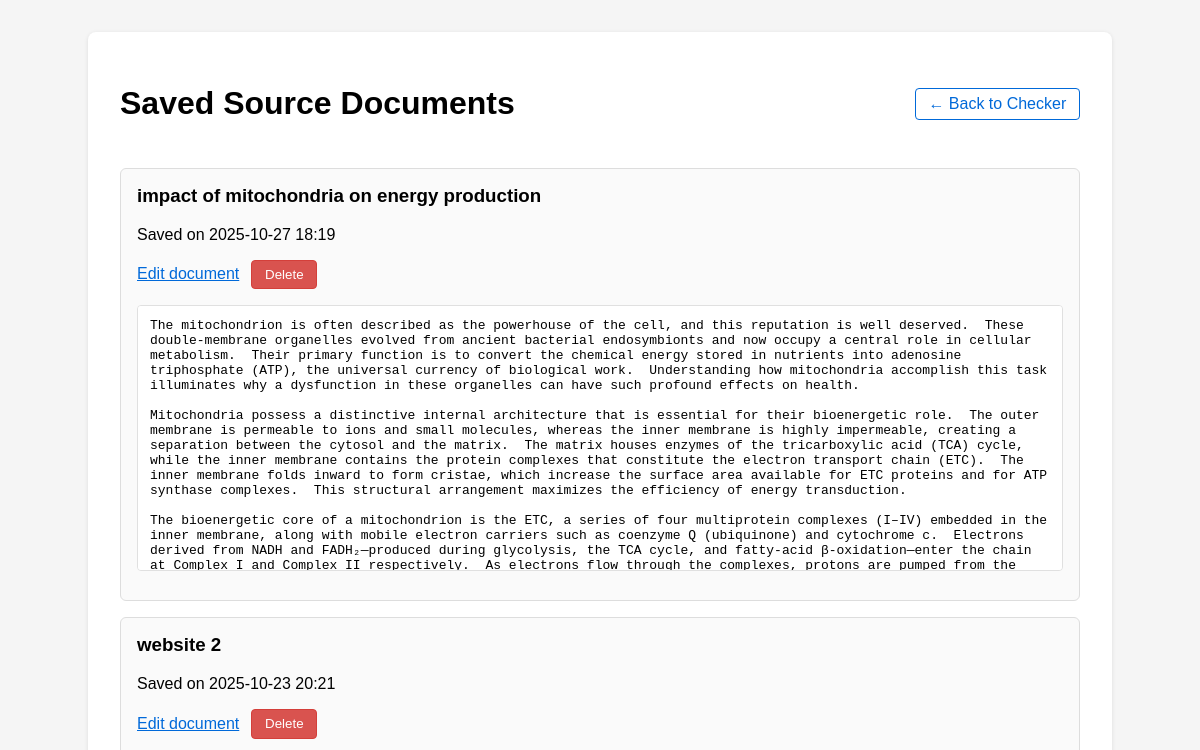
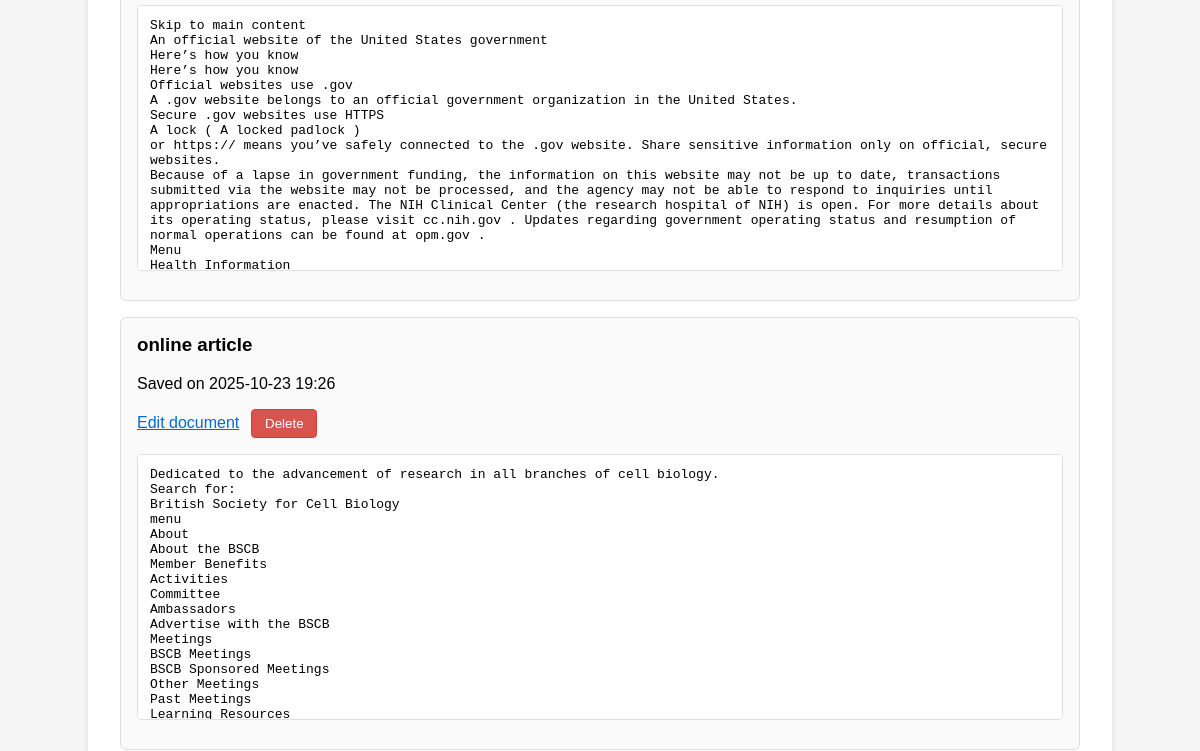
/sources (upper part), run on an earlier commit of the app's database (2 pictures, top to bottom).
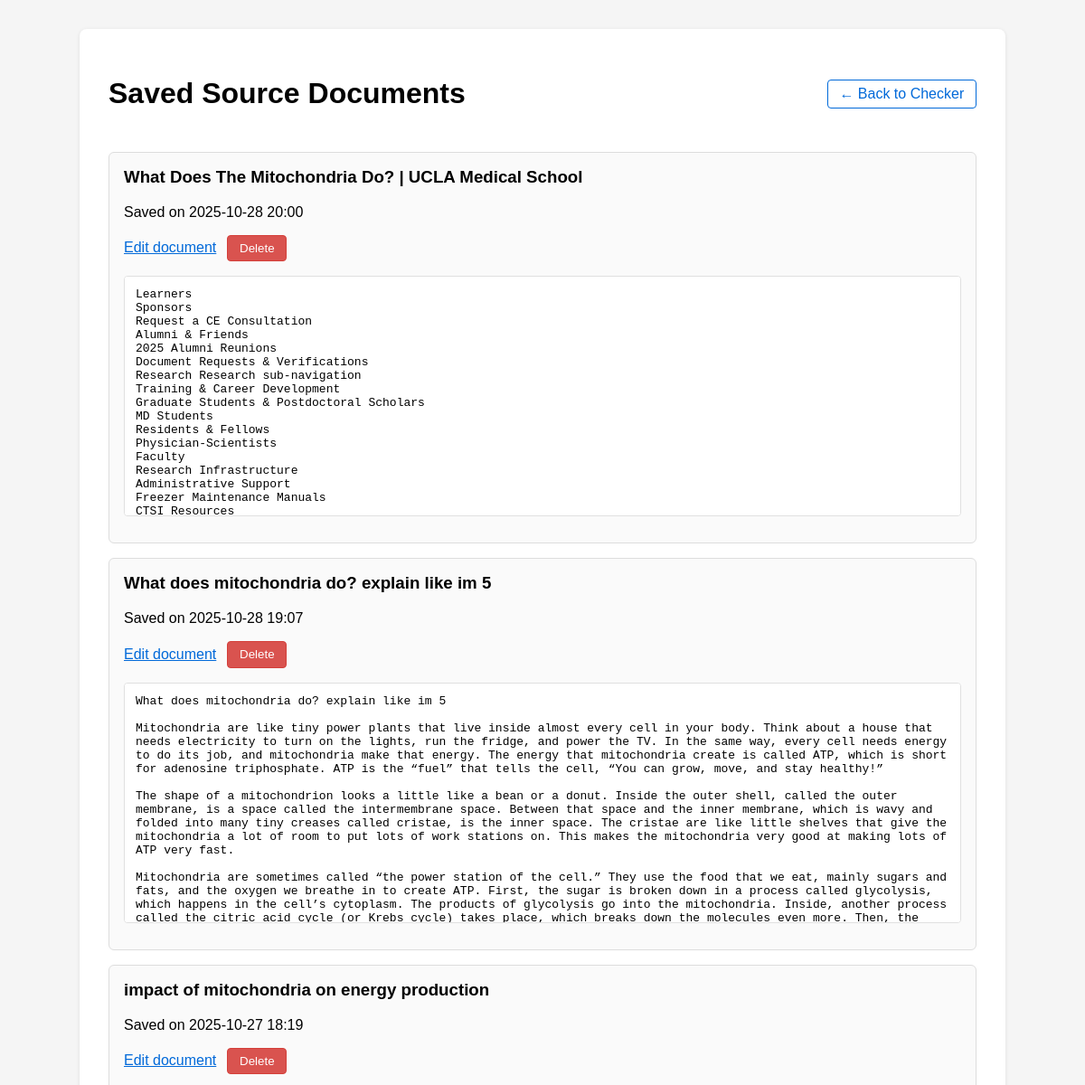
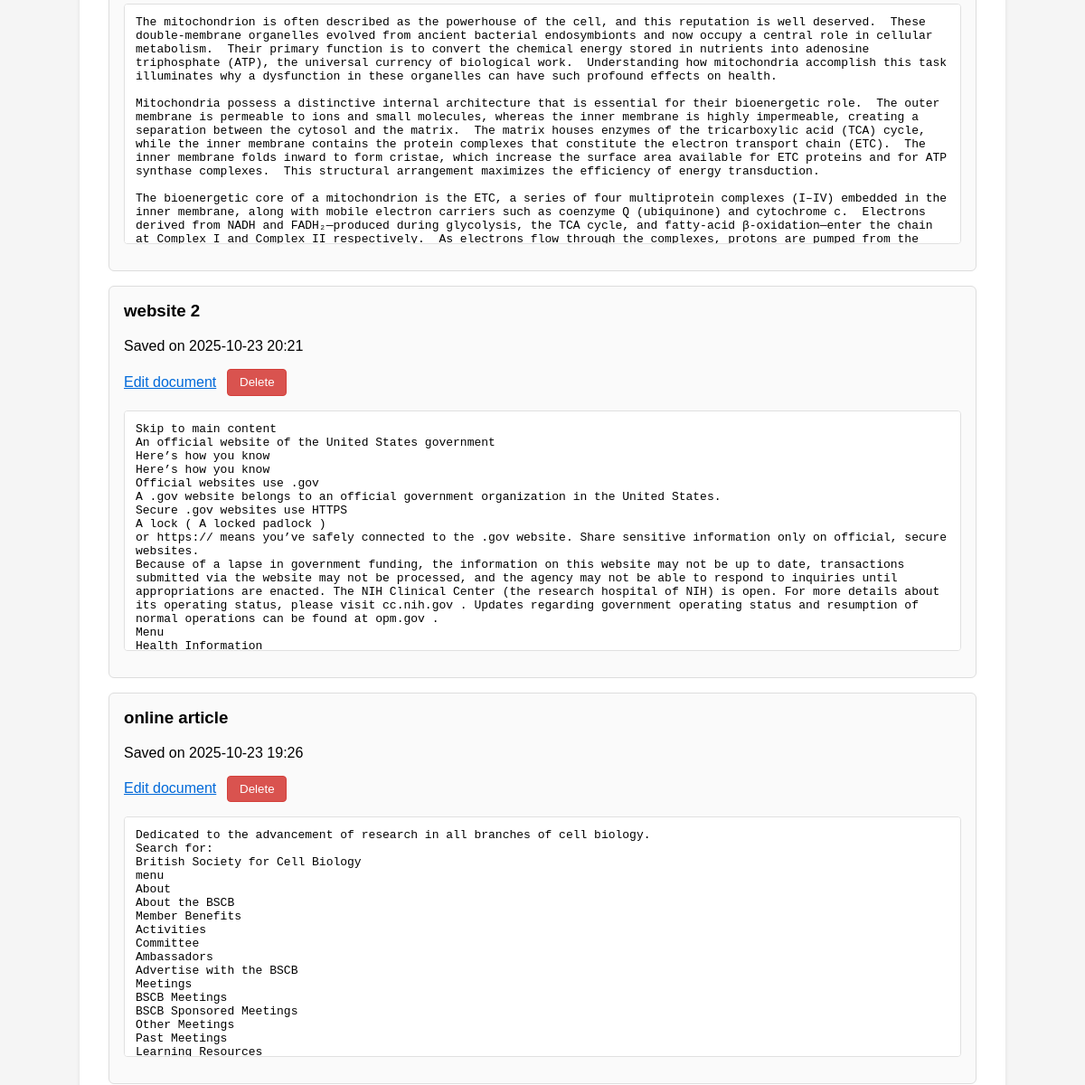
And on a later commit of the database (2 pictures, top to bottom).
### main.py (models this page shows, shortened)
class Document(db.Model):
    __tablename__ = "documents"
    id = db.Column(db.Integer, primary_key=True)
    title = db.Column(db.String(255), nullable=False)
    content = db.Column(db.Text, nullable=False)
    is_source = db.Column(db.Boolean, default=True, nullable=False)
    created_at = db.Column(db.DateTime, default=datetime.utcnow, nullable=False)

### main.py (the view)
@app.route("/sources", methods=["GET"])
def list_sources():
    sources = (
        Document.query.filter_by(is_source=True)
        .order_by(Document.created_at.desc())
        .all()
    )
    return render_template("sources.html", source_documents=sources)

### templates/sources.html (shortened to what this page needs)
<!doctype html>
<html lang="en">
<head>
</head>
<body>
<main>
    <header>
        <h1>Saved Source Documents</h1>
        <a class="nav-link" href="{{ url_for('index') }}">← Back to Checker</a>
    </header>
    {% if source_documents %}
        {% for document in source_documents %}
            <article class="document-card">
                <h3>{{ document.title }}</h3>
                <p>Saved on {{ document.created_at.strftime("%Y-%m-%d %H:%M") }}</p>
                <div class="document-actions">
                    <a href="{{ url_for('edit_source', document_id=document.id) }}">Edit document</a>
                    <form action="{{ url_for('delete_source', document_id=document.id) }}" method="post" onsubmit="return confirm({{ ('Delete ' ~ document.title ~ '?')|tojson }});">
                        <button type="submit" class="delete-button">Delete</button>
                    </form>
                </div>
                <pre>{{ document.content }}</pre>
            </article>
        {% endfor %}
    {% else %}
        <p>No source documents saved yet. Add some from the <a href="{{ url_for('index') }}">checker</a>.</p>
    {% endif %}
</main>
</body>
</html>

What changed in the data, as far as the page shows it:
added Document: title "What Does The Mitochondria Do? | UCLA Medical School", created_at "2025-10-28 20:00", content "Learners Sponsors Request a CE Consultation Alumni & Friends 2025 Alumni Reunions Document Requests & Verifications Research Research sub-navigation Training & Career Development Graduate Students & Postdoctoral Scholars MD Students Residents & Fellows Physician-Scientists Faculty Research Infrastructure Administrative Support Freezer Maintenance Manuals CTSI Resources…"
added Document: title "What does mitochondria do? explain like im 5", created_at "2025-10-28 19:07", content "What does mitochondria do? explain like im 5 Mitochondria are like tiny power plants that live inside almost every cell in your body. Think about a house that needs electricity to turn on the lights, run the fridge, and power the TV. In the same way, every cell needs energy to do its job, and mitochondria make that energy. The energy that mitochondria create is called ATP, which is short for adenosine triphosphate. ATP is the “fuel” that tells the cell, “You can grow, move, and stay healthy!” The shape of a mitochondrion looks a little like a bean or a donut. Inside the outer shell, called the outer membrane, is a space called the intermembrane space. Between that space and the inner…"
